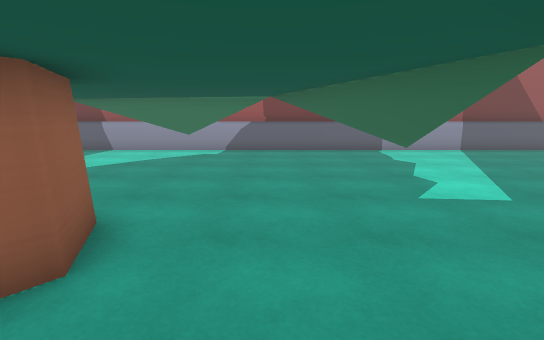
View 1 (above)

19 first-person views from a walk through a scene from a Unity 3-D project. The camera is 1.5 m above the floor, tilts 10° down and sees 85° across. The floor is counted in squares, 1 m on a side. Each view is taken from the middle of a square. On the plan, view 1 faces up. The plan holds only what a view shows up to about 15 squares ahead; the rest is blank. The place goes on beyond the plan. The player character is not drawn.

View 2
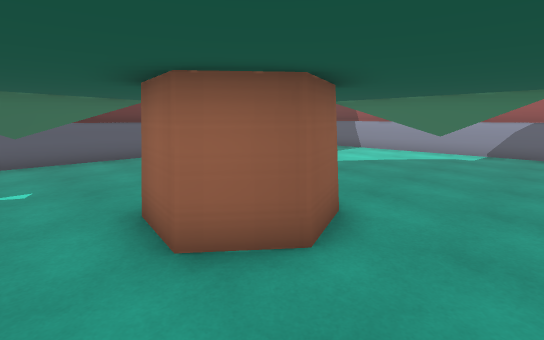

View 3
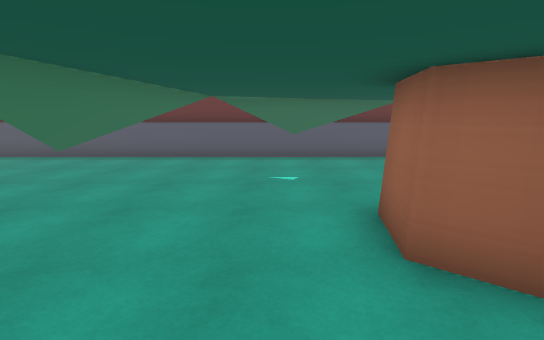

View 4
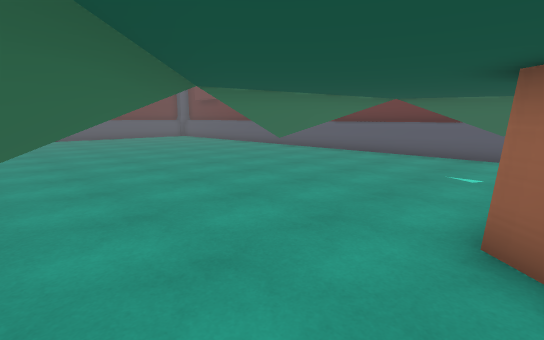

View 5
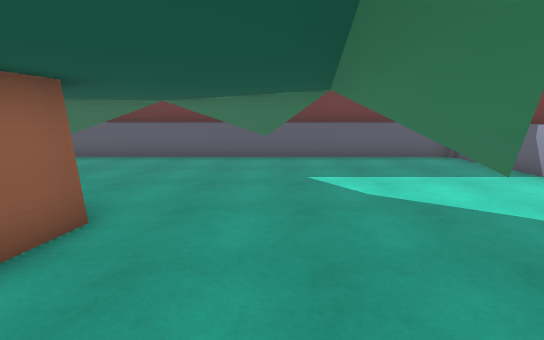

View 6
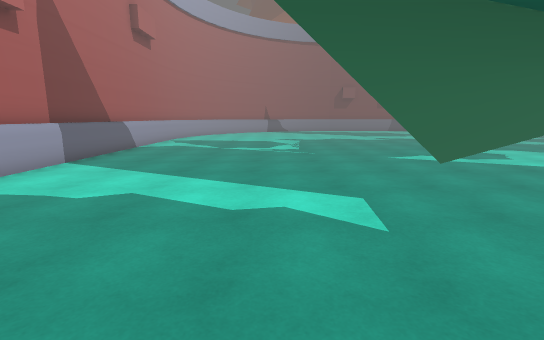

View 7
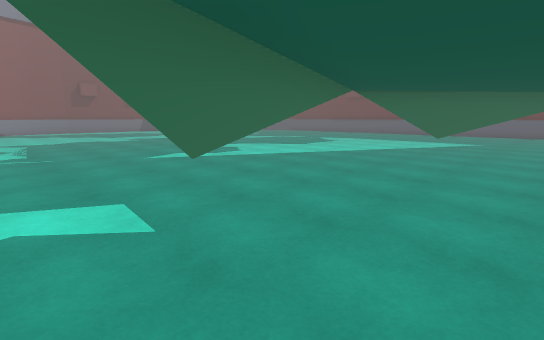

View 8
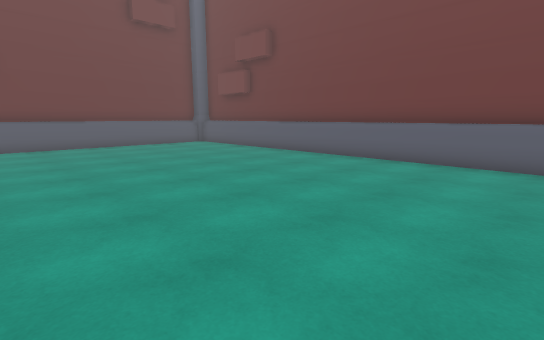

View 9
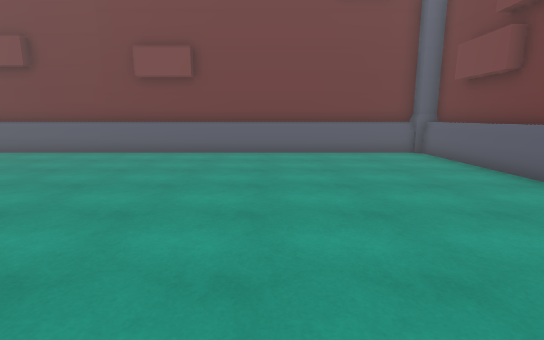

View 10
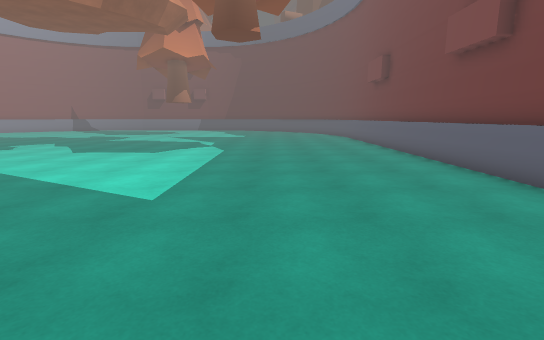

View 11
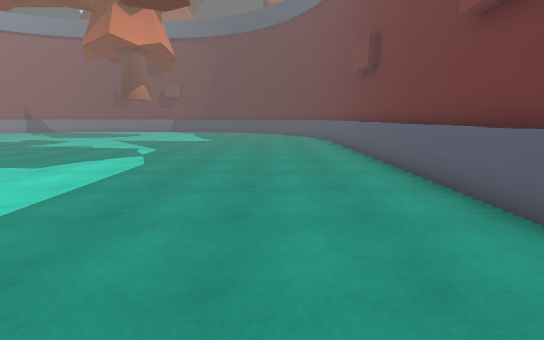

View 12
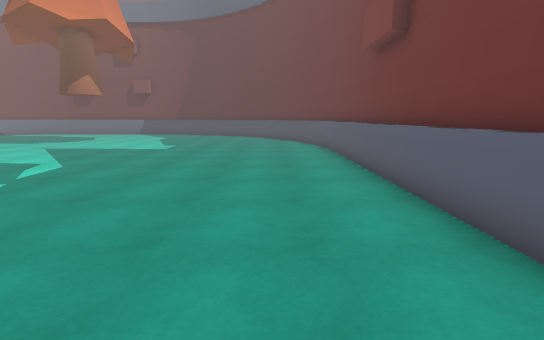

View 13
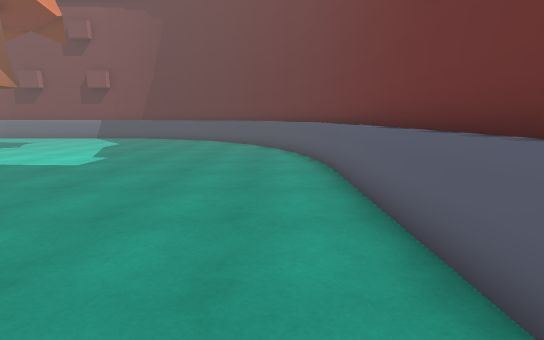

View 14
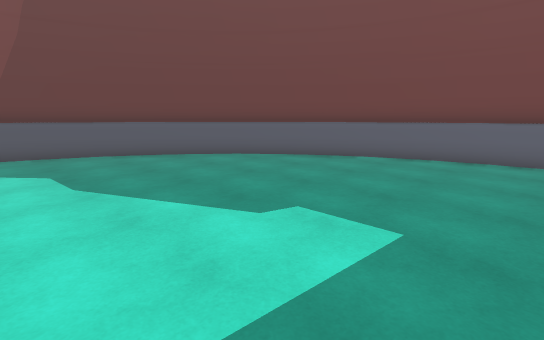

View 15
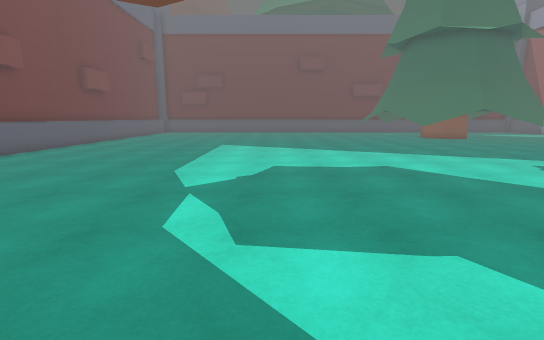

View 16
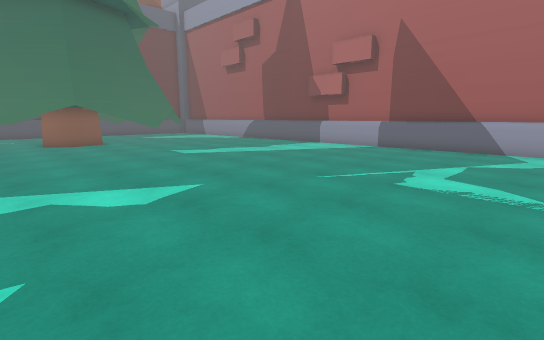

View 17
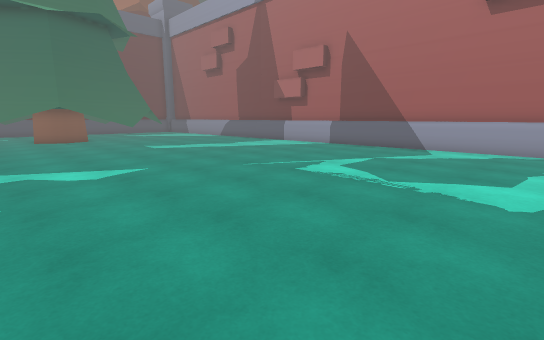

View 18
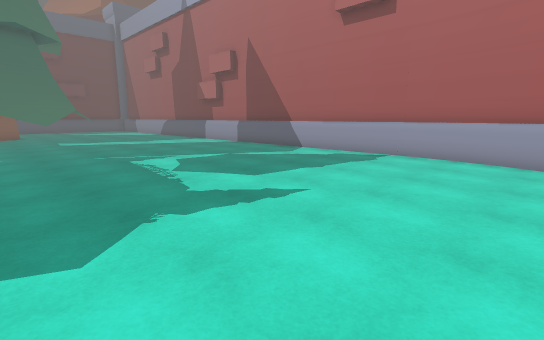

View 19
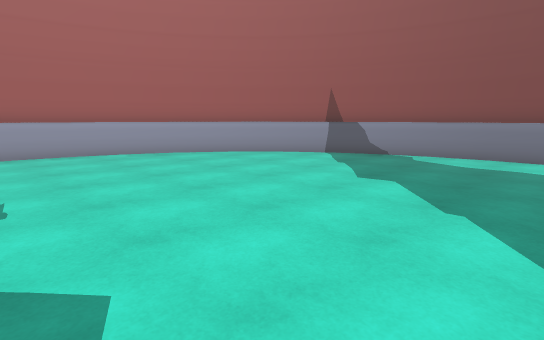

### Floor plan
Key: @ floor where view 1 was taken; # wall or solid block; . floor; = window, fence, low wall or low ledge; ^ raised ledge.
Columns run from 12 left of view 1 to 34 right of it. Each row starts with its distance up from view 1.
 14 ######################################
 13 #..................................=####
 12 #.....................................###
 11 #.......................................##
 10 #........................................##
  9 #........^................................##
  8 #....... ###...............................##
  7 #...^#.....................................##
  6 #...#........#..............................##
  5 #.. .........#^.............................##
  4 #.. ....##....#.............................=#
  3 #...... ##.... ..............................#
  2 #..#...###...................................##
  1 #..^......... .................. ............##
  0 #...#.......@#................. . ...........
 -1 #...........#^................ .
 -2 #.....##. ...............
 -3 #......^^................
 -4 #......................... ..
 -5 #............................   ..
 -6 #............................  ...   ..
 -7 #............................ ....  ...
 -8 #................................. ....
 -9 #...........................................
-10 #............................................#
-11 #...........................................=#
-12 #...........................................##
-13 #...........................................##
-14 #..........................................##
-15 #.........................................##
-16 #.........................................##
-17 #........................................##
-18 #......................................=##
-19 #.....................................###
-20 #..................................=###
-21 #####################################

Where each view was taken, in squares from view 1:
view 1: 0 up, 0 right, facing up
view 2: 0 up, 0 right, facing up-left
view 3: 0 up, 0 right, facing left
view 4: 2 up, 1 right, facing down-left
view 5: 7 up, 0 right, facing left
view 6: 7 up, 1 left, facing right
view 7: 7 up, 1 left, facing down-right
view 8: 4 down, 1 left, facing down-left
view 9: 8 down, 5 left, facing down
view 10: 15 down, 3 left, facing right
view 11: 17 down, 1 right, facing right
view 12: 18 down, 6 right, facing right
view 13: 19 down, 11 right, facing right
view 14: 9 down, 19 right, facing down-right
view 15: 10 down, 19 right, facing left
view 16: 1 down, 16 right, facing up-left
view 17: 1 down, 19 right, facing up-left
view 18: 2 up, 24 right, facing up-left
view 19: 0 up, 20 right, facing up-right
